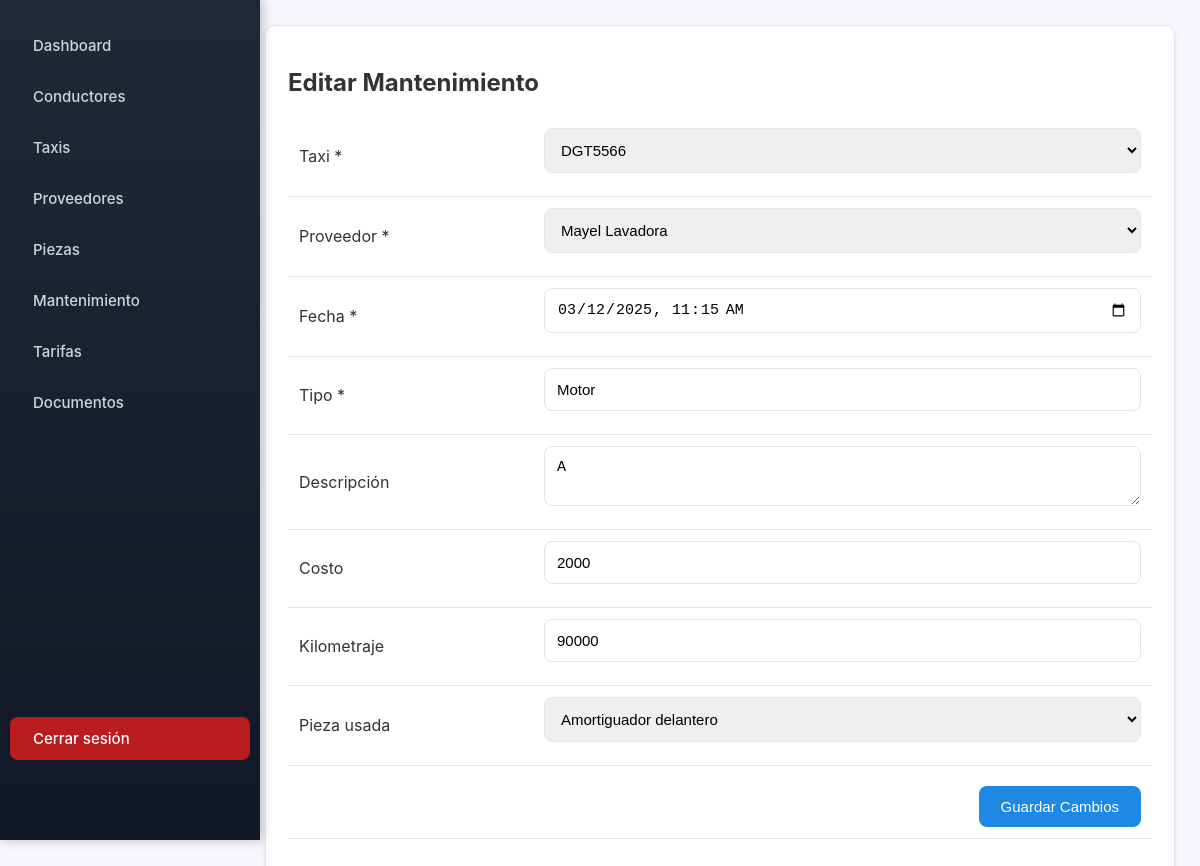
Screenshot of /paginas/mantenimiento/editar.php?id=1002 (signed in) with the database file from the repository.
### tables this page shows
CREATE TABLE IF NOT EXISTS `mantenimiento` (
  `CVE_MANTENIMIENTO` int(11) NOT NULL,
  `CVE_TAXI` int(11) DEFAULT NULL,
  `CVE_PROVEEDORES` int(11) DEFAULT NULL,
  `FECHA` datetime DEFAULT NULL,
  `TIPO` varchar(50) DEFAULT NULL,
  `DESCRIPCION` text DEFAULT NULL,
  `COSTO` decimal(10,0) DEFAULT NULL,
  `KILOMETRAJE` int(11) DEFAULT NULL,
  `CVE_PIEZA` int(11) DEFAULT NULL,
  PRIMARY KEY (`CVE_MANTENIMIENTO`),
  KEY `FK_REFERENCE_2` (`CVE_TAXI`),
  KEY `FK_REFERENCE_3` (`CVE_PROVEEDORES`),
  KEY `FK_MANT_PIEZA` (`CVE_PIEZA`),
  CONSTRAINT `FK_MANT_PIEZA` FOREIGN KEY (`CVE_PIEZA`) REFERENCES `piezas` (`CVE_PIEZA`),
  CONSTRAINT `FK_REFERENCE_2` FOREIGN KEY (`CVE_TAXI`) REFERENCES `taxis` (`CVE_TAXI`),
  CONSTRAINT `FK_REFERENCE_3` FOREIGN KEY (`CVE_PROVEEDORES`) REFERENCES `proveedores` (`CVE_PROVEEDORES`)
);

CREATE TABLE IF NOT EXISTS `taxis` (
  `CVE_CONDUCTOR` int(11) DEFAULT NULL,
  `PLACA` varchar(12) DEFAULT NULL,
  `MARCA` varchar(20) DEFAULT NULL,
  `MODELO` varchar(20) DEFAULT NULL,
  `ANO` int(11) DEFAULT NULL,
  `CVE_TAXI` int(11) NOT NULL AUTO_INCREMENT,
  PRIMARY KEY (`CVE_TAXI`),
  KEY `FK_REFERENCE_1` (`CVE_CONDUCTOR`),
  CONSTRAINT `FK_REFERENCE_1` FOREIGN KEY (`CVE_CONDUCTOR`) REFERENCES `conductores` (`CVE_CONDUCTOR`)
);

CREATE TABLE IF NOT EXISTS `piezas` (
  `CVE_PIEZA` int(11) NOT NULL AUTO_INCREMENT,
  `NOMBRE` varchar(80) DEFAULT NULL,
  `DESCRIPCION` text DEFAULT NULL,
  `PRECIO` decimal(10,2) DEFAULT NULL,
  `CANTIDAD` int(11) DEFAULT NULL,
  `CVE_PROVEEDORES` int(11) DEFAULT NULL,
  PRIMARY KEY (`CVE_PIEZA`),
  KEY `CVE_PROVEEDORES` (`CVE_PROVEEDORES`),
  CONSTRAINT `piezas_ibfk_1` FOREIGN KEY (`CVE_PROVEEDORES`) REFERENCES `proveedores` (`CVE_PROVEEDORES`)
);

### paginas/mantenimiento/editar.php (the view, shortened to what this page needs)
<?php
include '../../conexion.php';
include '../../includes/menu.php';
$id = intval($_GET['id']);
$stmt = $conn->prepare("SELECT * FROM MANTENIMIENTO WHERE CVE_MANTENIMIENTO = ?");
$stmt->bind_param("i", $id);
$stmt->execute();
$mant = $stmt->get_result()->fetch_assoc();
$taxis = $conn->query("SELECT CVE_TAXI, PLACA FROM TAXIS ORDER BY PLACA");
$proveedores = $conn->query("SELECT CVE_PROVEEDORES, CONCAT(NOMBRE,' ',APELLIDO_PATERNO) AS NOMBRE FROM PROVEEDORES ORDER BY NOMBRE");
$piezas = $conn->query("SELECT CVE_PIEZA, NOMBRE FROM PIEZAS ORDER BY NOMBRE");
?>
<div class="card">
  <h2>Editar Mantenimiento</h2>
  <form method="post">
    <table class="table" style="width:100%;">
      <tr>
        <td><label>Taxi *</label></td>
        <td>
          <select class="input" name="CVE_TAXI" required>
            <?php while($tx = $taxis->fetch_assoc()): ?>
              <option value="<?= $tx['CVE_TAXI'] ?>" <?= $tx['CVE_TAXI'] == $mant['CVE_TAXI'] ? 'selected' : '' ?>>
                <?= htmlspecialchars($tx['PLACA']) ?>
              </option>
            <?php endwhile; ?>
          </select>
        </td>
      </tr>
      <tr>
        <td><label>Proveedor *</label></td>
        <td>
          <select class="input" name="CVE_PROVEEDORES" required>
            <?php while($p = $proveedores->fetch_assoc()): ?>
              <option value="<?= $p['CVE_PROVEEDORES'] ?>" <?= $p['CVE_PROVEEDORES'] == $mant['CVE_PROVEEDORES'] ? 'selected' : '' ?>>
                <?= htmlspecialchars($p['NOMBRE']) ?>
              </option>
            <?php endwhile; ?>
          </select>
        </td>
      </tr>
      <tr>
        <td><label>Fecha *</label></td>
        <td><input class="input" type="datetime-local" name="FECHA" value="<?= date('Y-m-d\TH:i', strtotime($mant['FECHA'])) ?>" required></td>
      </tr>
      <tr>
        <td><label>Tipo *</label></td>
        <td><input class="input" name="TIPO" value="<?= htmlspecialchars($mant['TIPO']) ?>" required></td>
      </tr>
      <tr>
        <td><label>Descripción</label></td>
        <td><textarea class="input" name="DESCRIPCION"><?= htmlspecialchars($mant['DESCRIPCION']) ?></textarea></td>
      </tr>
      <tr>
        <td><label>Costo</label></td>
        <td><input class="input" type="number" step="0.01" name="COSTO" value="<?= $mant['COSTO'] ?>"></td>
      </tr>
      <tr>
        <td><label>Kilometraje</label></td>
        <td><input class="input" type="number" name="KILOMETRAJE" value="<?= $mant['KILOMETRAJE'] ?>"></td>
      </tr>
      <tr>
        <td><label>Pieza usada</label></td>
        <td>
          <select class="input" name="CVE_PIEZA">
            <?php while($pz = $piezas->fetch_assoc()): ?>
              <option value="<?= $pz['CVE_PIEZA'] ?>" <?= $pz['CVE_PIEZA'] == $mant['CVE_PIEZA'] ? 'selected' : '' ?>>
                <?= htmlspecialchars($pz['NOMBRE']) ?>
              </option>
            <?php endwhile; ?>
          </select>
        </td>
      </tr>
      <tr>
        <td colspan="2" style="text-align:right; padding-top:20px;">
          <button class="button">Guardar Cambios</button>
        </td>
      </tr>
    </table>
  </form>
</div>
<?php include '../../includes/footer.php'; ?>

### css/estilos.css (style rules this page uses)
* { transition: all .15s ease-in-out; }
.card { background: var(--card); padding: 22px; border-radius: 10px; box-shadow:0 2px 6px rgba(0,0,0,.07); border:1px solid var(--borde); margin-bottom:20px; animation: fadeIn .4s ease; }
.button { background: var(--color-primario); border:none; color:white; padding:12px 22px; border-radius:8px; cursor:pointer; font-size:15px; display:inline-block; text-decoration:none; }
.input, input, select, textarea { width:100%; padding:12px; border-radius:8px; border:1px solid var(--borde); margin-bottom:12px; font-size:15px; }
table { width:100%; border-collapse:collapse; margin-top:10px; }
td { padding:11px; background:white; border-bottom:1px solid var(--borde); }

### rows the page displays
mantenimiento: CVE_TAXI "DGT5566", CVE_PROVEEDORES "Mayel Lavadora", FECHA "03/12/2025 11:15", TIPO "Motor", DESCRIPCION "A", COSTO "2000", KILOMETRAJE "90000", CVE_PIEZA "Amortiguador delantero"
